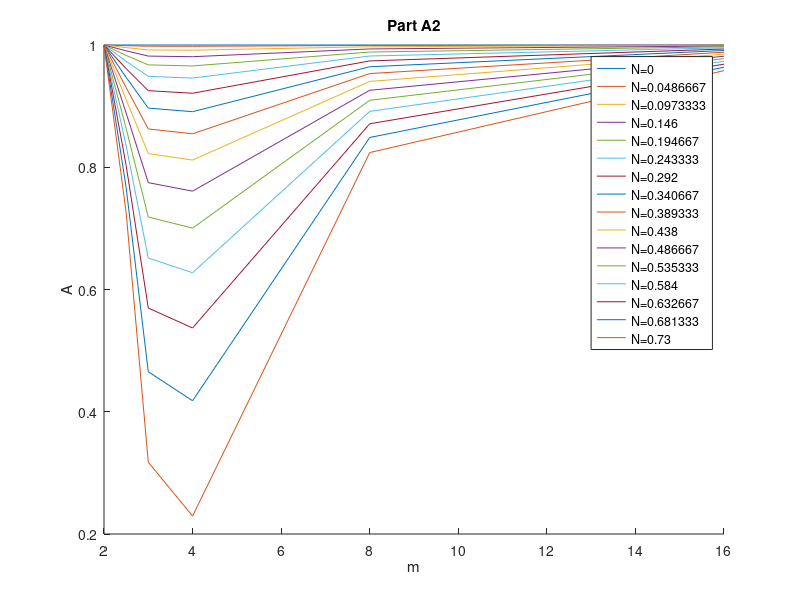
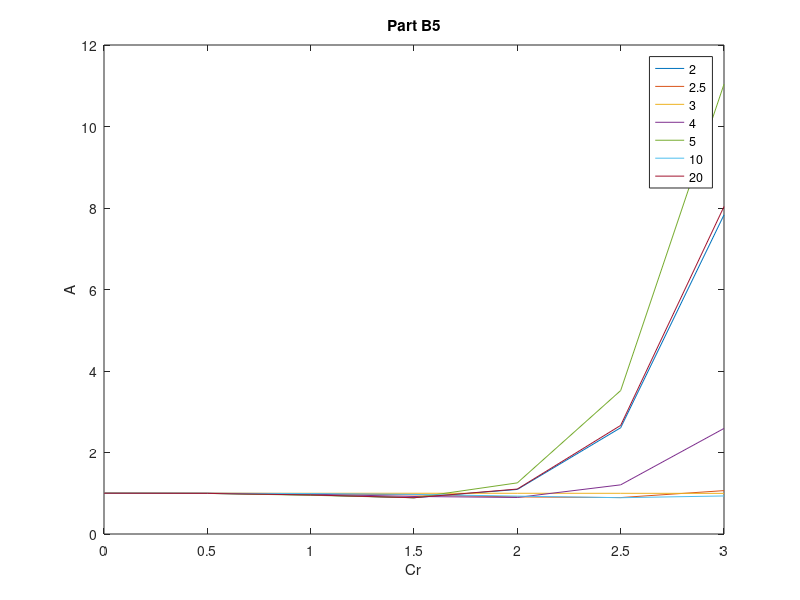

Write the MATLAB code that produced these figures, in order.
clear all
close all
%% Part A1
% finding the maximum value of the denominator
x = linspace(0,2*pi,360);
f = 8.*sin(x) - sin(2*x);
[M, I] = max(f);

% Print the maximum value
print_val = ['max=', num2str(M)];
disp(print_val)
%% Part A2
Cr = 0:0.73/15:0.73; %calculate 
legendCell = cellstr(num2str(Cr', 'N=%-d')); % convert values to make legend
% extra entries ignored, only ones lining up with Cr values used

m = [2, 2.5, 3, 4, 8, 16];
A_matrix1 = zeros(length(Cr),length(m));

% Calculate A for each Cr and add to matrix
for i = 1:length(Cr)
    A = sqrt((-(Cr(i)^2)/36).*(8.*sin(2*pi./m) - sin(2*2*pi./m)).^2 + 1);
    A_matrix1(i,:) = A; 
end

hold on
figure(1)
for j=1:length(Cr)
    plot(m,A_matrix1(j,:))
    xlabel('m');
    ylabel('A');
    legend(legendCell);
    title('Part A2')
end
%% Part B3
% Calculate minimum of entire fraction
f3 = sqrt(3./(sin(x).^2));
[M3, I3] = min(f3);

%Display minimum
print_val = ['min=', num2str(M3)];
disp(print_val)
%% Part B4
% The Courant stability criteria calculated in part B3 is larger. 

%% Part B5
% Plot A(k) vs Cr (range 0-3) for various 
% wavelengths: L = 2delx, 2.5delx, 3delx, 4delx, 5delx, 10delx, 20delx

Cr_b = 0:0.5:3;
delx =  1;
m = [2, 2.5, 3, 4, 5, 10, 20];

A_matrix = zeros(length(m),length(Cr_b));
for i = 1:length(m)
    k = m(i);
    L = k.*delx;
    A = 1 - ((Cr_b.^4)/12).*(sin(k*delx))^4 + ((Cr_b.^6)/36).*(sin(k*delx))^6;
    A_matrix(i,:) = A;
    
    hold on
    figure(2)
    plot(Cr_b,A_matrix(i,:))
    xlabel('Cr');
    ylabel('A');
    legend('2', '2.5', '3', '4', '5', '10', '20');
    title('Part B5');
end